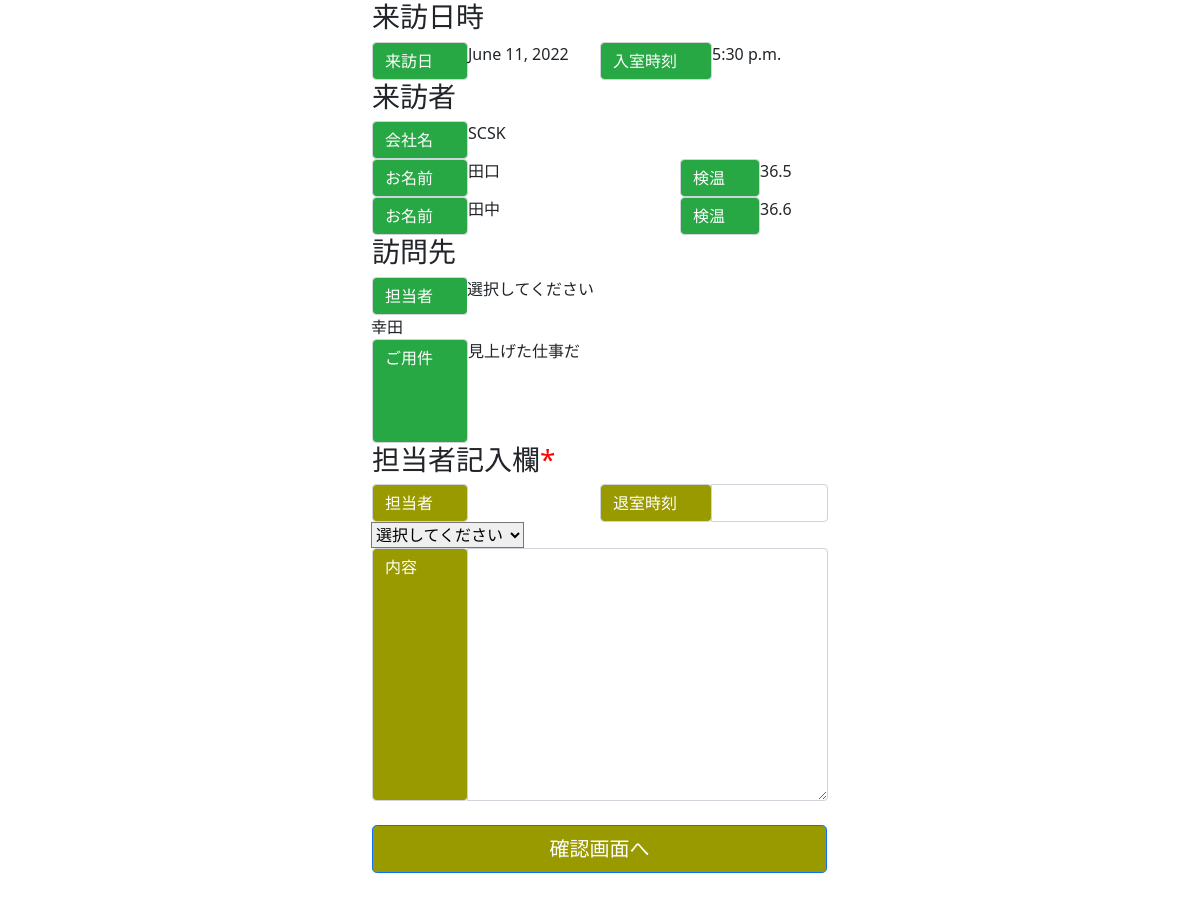
The app's page /detail/6/, older data.
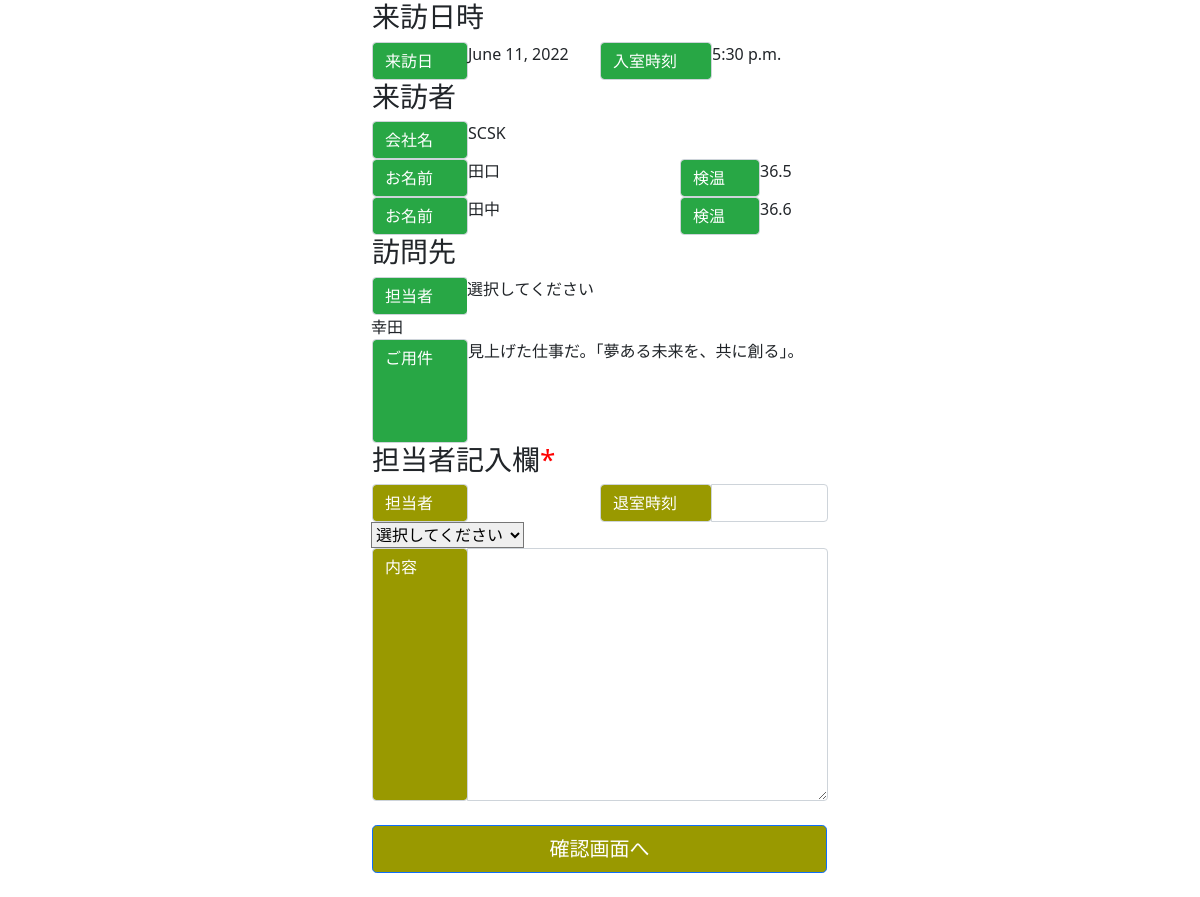
The same page, newer data.
### test_app/models.py (models this page shows, shortened)
class Visitors(models.Model):
    date = models.DateField(verbose_name='日付')
    time = models.TimeField(verbose_name='来室時刻')
    company_name = models.CharField(verbose_name='会社名', max_length=50, null=True, blank=True)
    visitor_name = models.CharField(verbose_name='お名前', max_length=25)
    temperature = models.FloatField(verbose_name='検温')
    accompany1_name = models.CharField(verbose_name='同行者1お名前', max_length=25, null=True, blank=True)
    accompany1_temp = models.FloatField(verbose_name='同行者1検温', null=True, blank=True)
    accompany2_name = models.CharField(verbose_name='同行者2お名前', max_length=25, null=True, blank=True)
    accompany2_temp = models.FloatField(verbose_name='同行者2検温', null=True, blank=True)
    accompany3_name = models.CharField(verbose_name='同行者3お名前', max_length=25, null=True, blank=True)
    accompany3_temp = models.FloatField(verbose_name='同行者3検温', null=True, blank=True)
    position = models.CharField(verbose_name='役職', max_length=25, null=True, blank=True)
    interviewer = models.CharField(verbose_name='担当者', max_length=25, null=True, blank=True)
    content = models.TextField(verbose_name='ご用件', null=True, blank=True)
    is_contacted = models.BooleanField(default=False, help_text='コンタクトしたらTrue')
    class Meta:
        db_table = 'visitors_history'
        verbose_name = '来訪者履歴'
        verbose_name_plural = '来訪者履歴'

### test_app/views.py (the view)
# urls.py: path('detail/<int:pk>/', views.detail, name='detail'),
def detail(request, pk):
    visitor = Visitors.objects.get(pk=pk)
    print(visitor.is_contacted)
    if visitor.is_contacted:
        contact = Contact.objects.filter(contact__pk=pk)[0]
        context = {
            'visitor': visitor,
            'contact': contact,
        }
        print(contact)
    else:
        form = MemberForm()
        context = {
            'visitor': visitor,
            'form': form,
        }
    return render(request, 'test_app/detail.html', context)

### test_app/forms.py
class MemberForm(forms.Form):
    member = forms.ModelChoiceField(Member.objects,  label='', empty_label='選択してください', to_field_name='name', required=False)

### test_app/models.py (called while the page is built)
    def __str__(self):
        return self.post.name + ' / ' + self.name

### test_app/templates/test_app/detail.html (shortened to what the changed rows need)
{% load static %}
<!DOCTYPE html>
<html lang="en">
  <head>
    <link href="https://cdn.jsdelivr.net/npm/bootstrap@5.0.2/dist/css/bootstrap.min.css" rel="stylesheet">
    <link rel="stylesheet" href="{% static 'css/mystyle.css' %}">
  </head>
  <body>
    <div class="container-fluid">
        <div class="row">
            <h3>来訪日時</h3>
              <div class="col" style="padding: 0; padding-left: 12px;">
                <div class="input-group">
                  <div class="input-group-prepend">
                  </div>
                  {{ visitor.date }}
                </div>
              </div>
              <div class="col" style="padding: 0; padding-right: 12px;">
                <div class="input-group">
                  <div class="input-group-prepend">
                  </div>
                  {{ visitor.time }}
                </div>
              </div>
              <h3>来訪者</h3>
              <div class="input-group">
                <div class="input-group-prepend">
                </div>
                {{ visitor.company_name }}
              </div>
              <div class="col-8" style="padding: 0; padding-left: 12px;">
              <div class="input-group">
                <div class="input-group-prepend">
                </div>
                {{ visitor.visitor_name }}
              </div>
              </div>
              <div class="col-4" style="padding: 0; padding-right: 12px;">
                <div class="input-group">
                  <div class="input-group-prepend">
                  </div>
                  {{ visitor.temperature }}
                </div>
              </div>
            </div>
            {% if visitor.accompany1_name %}
            <div class="row" style="padding: 0;">
              <div class="col-8" style="padding: 0; padding-left: 12px;">
              <div class="input-group">
                <div class="input-group-prepend">
                  <div class="theme-label-contact form-control">お名前</div>
                </div>
                {{ visitor.accompany1_name }}
              </div>
              </div>
              <div class="col-4" style="padding: 0; padding-right: 12px;">
                <div class="input-group">
                  <div class="input-group-prepend">
                    <div class="theme-label-tempcheck-contact form-control">検温</div>
                  </div>
                  {{ visitor.accompany1_temp }}
                </div>
              </div>
            </div>
            {% endif %}
        <div class="row">
            <h3>訪問先</h3>
            <div class="input-group">
              <div class="input-group-prepend">
                <div class="theme-label-contact form-control">担当者</div>
              </div>
              <div class="left-column-contact">
                {{ visitor.position }}
              </div>
              <div class="right-column-contact">
                {{ visitor.interviewer }}
              </div>
            </div>
            <div class="input-group">
              <div class="input-group-prepend">
              </div>
              {{ visitor.content | linebreaksbr }}
            </div>
        </div>
    </div>
  </body>
</html>

Row changes from the older to the newer data that the page shows:
changed Visitors "SCSK": content "見上げた仕事だ" → "見上げた仕事だ。「夢ある未来を、共に創る」。"
